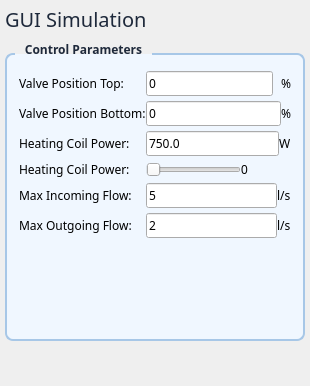
                <widget class="QWidget" name="adjustableVavleGUISim">
                 <layout class="QVBoxLayout" name="verticalLayout_adjustableValve">
                  <property name="spacing">
                   <number>8</number>
                  </property>
                  <property name="leftMargin">
                   <number>5</number>
                  </property>
                  <property name="topMargin">
                   <number>5</number>
                  </property>
                  <property name="rightMargin">
                   <number>5</number>
                  </property>
                  <property name="bottomMargin">
                   <number>5</number>
                  </property>
                  <item>
                   <widget class="QLabel" name="label_14">
                    <property name="font">
                     <font>
                      <family>Segoe UI,Arial,sans-serif</family>
                      <pointsize>15</pointsize>
                      <weight>50</weight>
                      <bold>false</bold>
                     </font>
                    </property>
                    <property name="styleSheet">
                     <string notr="true">color: #1e293b;</string>
                    </property>
                    <property name="text">
                     <string>GUI Simulation</string>
                    </property>
                    <property name="alignment">
                     <set>Qt::AlignLeading|Qt::AlignLeft|Qt::AlignVCenter</set>
                    </property>
                   </widget>
                  </item>
                  <item>
                   <widget class="QGroupBox" name="groupBox_simControls">
                    <property name="sizePolicy">
                     <sizepolicy hsizetype="Fixed" vsizetype="Minimum">
                      <horstretch>0</horstretch>
                      <verstretch>0</verstretch>
                     </sizepolicy>
                    </property>
                    <property name="minimumSize">
                     <size>
                      <width>300</width>
                      <height>300</height>
                     </size>
                    </property>
                    <property name="maximumSize">
                     <size>
                      <width>300</width>
                      <height>700</height>
                     </size>
                    </property>
                    <property name="font">
                     <font>
                      <family>Segoe UI,Arial,sans-serif</family>
                      <weight>75</weight>
                      <bold>true</bold>
                     </font>
                    </property>
                    <property name="styleSheet">
                     <string notr="true">
                    QGroupBox {
                      border: 2px solid #a7c7e7;
                      border-radius: 8px;
                      margin-top: 12px;
                      background-color: #f0f7ff;
                    }
                    QGroupBox::title {
                      color: #1e293b;
                      subcontrol-origin: margin;
                      left: 10px;
                      padding: 0 8px;
                    }
                  </string>
                    </property>
                    <property name="title">
                     <string>Control Parameters</string>
                    </property>
                    <layout class="QFormLayout" name="formLayout_simControls">
                     <property name="fieldGrowthPolicy">
                      <enum>QFormLayout::ExpandingFieldsGrow</enum>
                     </property>
                     <property name="horizontalSpacing">
                      <number>0</number>
                     </property>
                     <property name="verticalSpacing">
                      <number>5</number>
                     </property>
                     <property name="leftMargin">
                      <number>12</number>
                     </property>
                     <property name="topMargin">
                      <number>16</number>
                     </property>
                     <property name="rightMargin">
                      <number>12</number>
                     </property>
                     <property name="bottomMargin">
                      <number>12</number>
                     </property>
                     <item row="0" column="0">
                      <widget class="QLabel" name="label_3">
                       <property name="font">
                        <font>
                         <family>Segoe UI,Arial,sans-serif</family>
                        </font>
                       </property>
                       <property name="text">
                        <string>Valve Position Top:</string>
                       </property>
                      </widget>
                     </item>
                     <item row="0" column="1">
                      <layout class="QHBoxLayout" name="horizontalLayout_8">
                       <property name="spacing">
                        <number>8</number>
                       </property>
                       <item>
                        <widget class="QLineEdit" name="valveInEntry">
                         <property name="sizePolicy">
                          <sizepolicy hsizetype="Expanding" vsizetype="Fixed">
                           <horstretch>0</horstretch>
                           <verstretch>0</verstretch>
                          </sizepolicy>
                         </property>
                         <property name="font">
                          <font>
                           <family>Segoe UI,Arial,sans-serif</family>
                          </font>
                         </property>
                         <property name="text">
                          <string>0</string>
                         </property>
                        </widget>
                       </item>
                       <item>
                        <widget class="QLabel" name="label_10">
                         <property name="font">
                          <font>
                           <family>Segoe UI,Arial,sans-serif</family>
                          </font>
                         </property>
                         <property name="text">
                          <string>%</string>
                         </property>
                        </widget>
                       </item>
                      </layout>
                     </item>
                     <item row="1" column="0">
                      <widget class="QLabel" name="label_7">
                       <property name="font">
                        <font>
                         <family>Segoe UI,Arial,sans-serif</family>
                        </font>
                       </property>
                       <property name="text">
                        <string>Valve Position Bottom:</string>
                       </property>
                      </widget>
                     </item>
                     <item row="1" column="1">
                      <layout class="QHBoxLayout" name="horizontalLayout_7">
                       <item>
                        <widget class="QLineEdit" name="valveOutEntry">
                         <property name="sizePolicy">
                          <sizepolicy hsizetype="Expanding" vsizetype="Fixed">
                           <horstretch>0</horstretch>
                           <verstretch>0</verstretch>
                          </sizepolicy>
                         </property>
                         <property name="font">
                          <font>
                           <family>Segoe UI,Arial,sans-serif</family>
                          </font>
                         </property>
                         <property name="text">
                          <string>0</string>
                         </property>
                        </widget>
                       </item>
                       <item>
                        <widget class="QLabel" name="label_11">
                         <property name="font">
                          <font>
                           <family>Segoe UI,Arial,sans-serif</family>
                          </font>
                         </property>
                         <property name="text">
                          <string>%</string>
                         </property>
                        </widget>
                       </item>
                      </layout>
                     </item>
                     <item row="2" column="0">
                      <widget class="QLabel" name="label_8">
                       <property name="font">
                        <font>
                         <family>Segoe UI,Arial,sans-serif</family>
                        </font>
                       </property>
                       <property name="text">
                        <string>Heating Coil Power:</string>
                       </property>
                      </widget>
                     </item>
                     <item row="2" column="1">
                      <layout class="QHBoxLayout" name="horizontalLayout_6">
                       <item>
                        <widget class="QLineEdit" name="powerHeatingCoilEntry">
                         <property name="sizePolicy">
                          <sizepolicy hsizetype="Expanding" vsizetype="Fixed">
                           <horstretch>0</horstretch>
                           <verstretch>0</verstretch>
                          </sizepolicy>
                         </property>
                         <property name="font">
                          <font>
                           <family>Segoe UI,Arial,sans-serif</family>
                          </font>
                         </property>
                         <property name="text">
                          <string>750.0</string>
                         </property>
                        </widget>
                       </item>
                       <item>
                        <widget class="QLabel" name="label_12">
                         <property name="font">
                          <font>
                           <family>Segoe UI,Arial,sans-serif</family>
                          </font>
                         </property>
                         <property name="text">
                          <string>W</string>
                         </property>
                        </widget>
                       </item>
                      </layout>
                     </item>
                     <item row="5" column="0">
                      <widget class="QLabel" name="label_9">
                       <property name="font">
                        <font>
                         <family>Segoe UI,Arial,sans-serif</family>
                        </font>
                       </property>
                       <property name="text">
                        <string>Max Incoming Flow:</string>
                       </property>
                      </widget>
                     </item>
                     <item row="5" column="1">
                      <layout class="QHBoxLayout" name="horizontalLayout_3">
                       <item>
                        <widget class="QLineEdit" name="maxFlowInEntry">
                         <property name="sizePolicy">
                          <sizepolicy hsizetype="Expanding" vsizetype="Fixed">
                           <horstretch>0</horstretch>
                           <verstretch>0</verstretch>
                          </sizepolicy>
                         </property>
                         <property name="font">
                          <font>
                           <family>Segoe UI,Arial,sans-serif</family>
                          </font>
                         </property>
                         <property name="text">
                          <string>5</string>
                         </property>
                         <property name="placeholderText">
                          <string extracomment="Defines the incomming maximum flow"/>
                         </property>
                         <property name="clearButtonEnabled">
                          <bool>false</bool>
                         </property>
                        </widget>
                       </item>
                       <item>
                        <widget class="QLabel" name="label_13">
                         <property name="font">
                          <font>
                           <family>Segoe UI,Arial,sans-serif</family>
                          </font>
                         </property>
                         <property name="text">
                          <string>l/s</string>
                         </property>
                        </widget>
                       </item>
                      </layout>
                     </item>
                     <item row="6" column="0">
                      <widget class="QLabel" name="label_56">
                       <property name="font">
                        <font>
                         <family>Segoe UI,Arial,sans-serif</family>
                        </font>
                       </property>
                       <property name="text">
                        <string>Max Outgoing Flow:</string>
                       </property>
                      </widget>
                     </item>
                     <item row="6" column="1">
                      <layout class="QHBoxLayout" name="horizontalLayout_41">
                       <item>
                        <widget class="QLineEdit" name="maxFlowOutEntry">
                         <property name="sizePolicy">
                          <sizepolicy hsizetype="Expanding" vsizetype="Fixed">
                           <horstretch>0</horstretch>
                           <verstretch>0</verstretch>
                          </sizepolicy>
                         </property>
                         <property name="font">
                          <font>
                           <family>Segoe UI,Arial,sans-serif</family>
                          </font>
                         </property>
                         <property name="text">
                          <string>2</string>
                         </property>
                        </widget>
                       </item>
                       <item>
                        <widget class="QLabel" name="label_57">
                         <property name="font">
                          <font>
                           <family>Segoe UI,Arial,sans-serif</family>
                          </font>
                         </property>
                         <property name="text">
                          <string>l/s</string>
                         </property>
                        </widget>
                       </item>
                      </layout>
                     </item>
                     <item row="3" column="0">
                      <widget class="QLabel" name="label_heaterPower">
                       <property name="font">
                        <font>
                         <family>Segoe UI,Arial,sans-serif</family>
                        </font>
                       </property>
                       <property name="text">
                        <string>Heating Coil Power:</string>
                       </property>
                      </widget>
                     </item>
                     <item row="3" column="1">
                      <layout class="QHBoxLayout" name="horizontalLayout_heaterPower_2">
                       <item>
                        <widget class="QSlider" name="heaterPowerSlider_2">
                         <property name="minimum">
                          <number>0</number>
                         </property>
                         <property name="maximum">
                          <number>32747</number>
                         </property>
                         <property name="value">
                          <number>0</number>
                         </property>
                         <property name="orientation">
                          <enum>Qt::Horizontal</enum>
                         </property>
                        </widget>
                       </item>
                       <item>
                        <widget class="QLabel" name="heaterPowerValueLabel_2">
                         <property name="minimumSize">
                          <size>
                           <width>50</width>
                           <height>0</height>
                          </size>
                         </property>
                         <property name="text">
                          <string>0</string>
                         </property>
                        </widget>
                       </item>
                      </layout>
                     </item>
                    </layout>
                   </widget>
                  </item>
                  <item>
                   <spacer name="verticalSpacer_adjustableValve">
                    <property name="orientation">
                     <enum>Qt::Vertical</enum>
                    </property>
                    <property name="sizeHint" stdset="0">
                     <size>
                      <width>20</width>
                      <height>40</height>
                     </size>
                    </property>
                   </spacer>
                  </item>
                 </layout>
                </widget>
